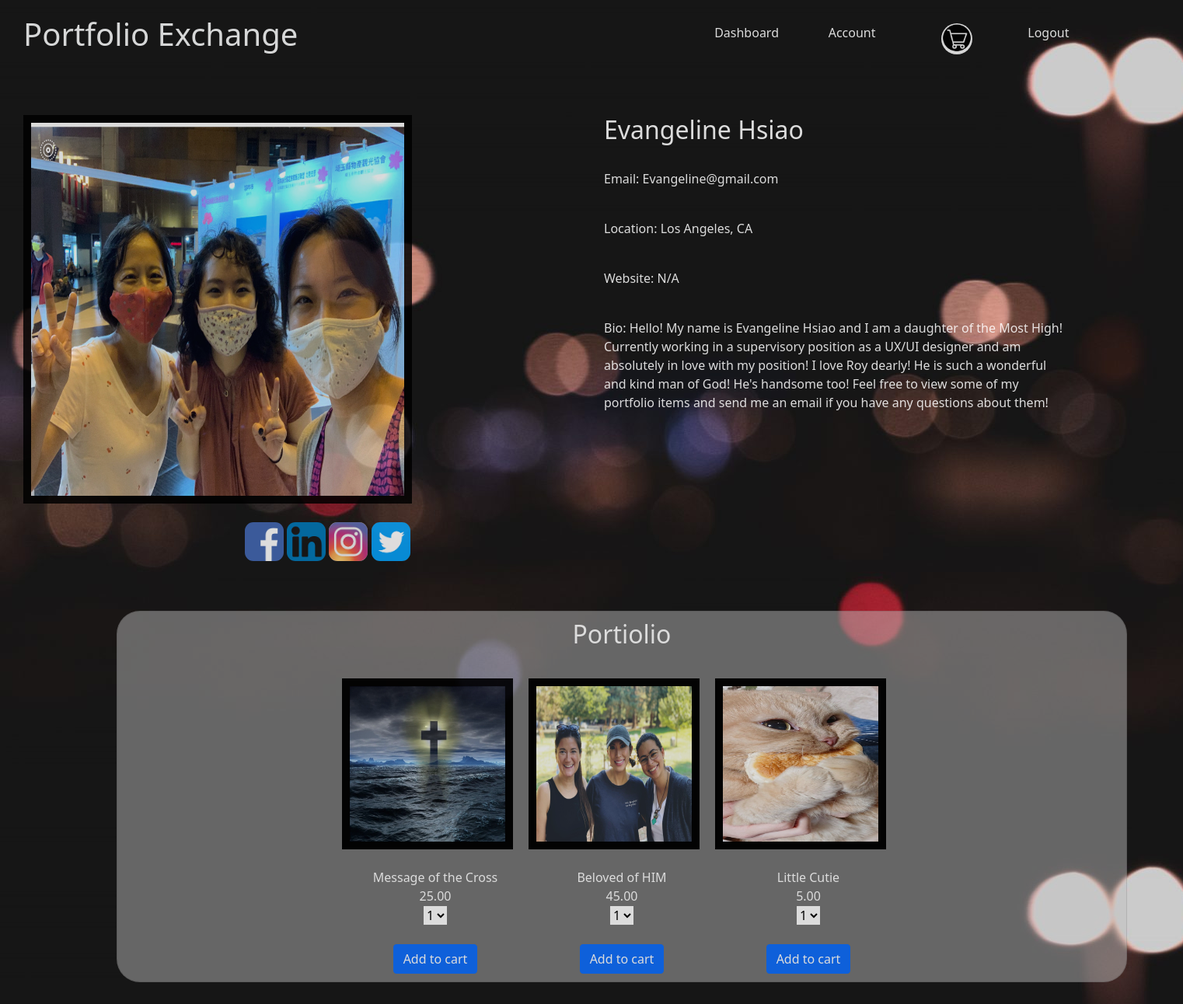
/user/contentcreator/10 (signed in), run on the app's committed database.
### Solo_Project_App/models.py (models this page shows)
class User(models.Model):
    first_name = models.TextField()
    last_name = models.TextField()
    profile_pic = models.ImageField(null=True, blank=True, upload_to="images/")
    city = models.TextField()
    state = models.CharField(max_length=2)
    email = models.EmailField()
    bio = models.TextField(default='Please update your bio!')
    website = models.TextField(blank = True, null=True)
    password = models.TextField()
    created_at = models.DateTimeField(auto_now_add=True)
    updated_at = models.DateTimeField(auto_now=True)
    objects = UserManager()

class Portfolio(models.Model):
    title = models.CharField(max_length=55)
    price = models.DecimalField(decimal_places=2, max_digits=5)
    portfolio_image = models.ImageField(null=True, blank=True, upload_to="images/")
    content_creator = models.ForeignKey(User, related_name="user_portfolio", on_delete = models.CASCADE)
    portfolio_item = models.ManyToManyField(User, related_name="all_portfolio_items")
    created_at = models.DateTimeField(auto_now_add=True)
    updated_at = models.DateTimeField(auto_now=True)
    objects = PortfolioManager()

### Solo_Project_App/views.py (the view)
# urls.py: path('user/contentcreator/<int:user_id>', views.content_creator),
def content_creator(request, user_id):
    if "user_id" not in request.session:
        return redirect('/')
    context = {
        "content_creator":User.objects.get(id=user_id),
        "user_portfolio":User.objects.get(id=user_id).user_portfolio.all(),
        "user_id": User.objects.get(id=request.session['user_id']),
        "user_media": User.objects.get(id=user_id).user_social_media
    }
    return render(request, "creator.html", context)

### Solo_Project_App/templates/creator.html (shortened to what this page needs)
<!DOCTYPE html>
<html lang="en">
    <head>
        <link href="https://cdn.jsdelivr.net/npm/bootstrap@5.0.0-beta3/dist/css/bootstrap.min.css" rel="stylesheet">
        {% load static %}
        <link rel="stylesheet" href="{% static 'css/creator.css' %}?{% now 'U' %}">
    </head>
    <body>
        <div id="wrapper">
            <div class="row">
                <div class="col-7">
                    <h1 class="text-light">Portfolio Exchange</h1>
                </div>
                <div class="col-1 d-flex justify-content-end">
                    <a href="/user/success">Dashboard</a>
                </div>
                <div class="col-1 d-flex justify-content-end">
                    <a href="/user/account/{{user_id.id}}">Account</a>
                </div>
                <div class="col-1 d-flex justify-content-end">
                    <a href="/user/viewcart"><img style="border-radius: 30px;" src="{% static 'images/shopping_cart.png' %}" width='40px' height='40px'></a>
                </div>
                <div class="col-1 d-flex justify-content-end">
                    <a href="/user/logout">Logout</a>
                </div>
            </div>
            <br><br><br>
            <div class="row">
                <div class="col">
                    <div id="profpic">
                        <img src="{{content_creator.profile_pic.url}}" width="500px" height="500px">
                    </div>
                    <br>
                    <div id="socm">
                        <a href="{{content_creator.user_id.facebook}}"><img style="border-radius: 11px;" src="{% static 'images/facebook_logo.png' %}" height="50px" width="50px"></a>
                        <a href=""><img style="border-radius: 11px;" src="{% static 'images/LinkedIn_logo.png' %}" height="50px" width="50px"></a>
                        <a href=""><img style="border-radius: 11px;" src="{% static 'images/Instagram_logo.png' %}" height="50px" width="50px"></a>
                        <a href=""><img style="border-radius: 11px;" src="{% static 'images/Twitter_logo.png' %}" height="50px" width="50px"></a>
                    </div>
                </div>
                <br>
                <div class="col">
                    <h2>{{content_creator.first_name}} {{content_creator.last_name}}</h2>
                    <br>
                    <p> Email: {{content_creator.email}}</p>
                    <br>
                    <p> Location: {{content_creator.city}}, {{content_creator.state}}</p>
                    <br>
                    <p> Website: {{content_creator.website}}</p>
                    <br>
                    <p id="pbio"> Bio: {{content_creator.bio}}</p>
                </div>
            </div>
            <br>
            <div class="card">
                <h2 id="portfolioheader">Portiolio</h2>
                <div id="c_user">
                    {% for portfolio in user_portfolio %}
                    <div class="c_img">
                        <div id="port_img">
                            <img src="{{portfolio.portfolio_image.url}}" width="200px" height="200px">
                        </div>
                        <br>
                        {{portfolio.title}}
                        <br>
                        {{portfolio.price}}
                        <br>
                        <form action="/user/addcart/{{content_creator.id}}" method="POST">
                            <select name="quantity_ordered">
                                <option value="1">1</option>
                            </select>
                            <br><br>
                            <input class="btn btn-primary" type="submit" value="Add to cart">
                        </form>
                    </div>
                    {% endfor %}
                </div>
            </div>
        </div>
    </body>
</html>

### Solo_Project_App/static/css/creator.css (style rules this page uses)
* { margin:0px; padding:0px; }
body { background-image: url('../images/blurrylights.jpg'); height: 1000px; width: 1500px; opacity: .85; background-attachment: fixed; }
p, h2 { color: white; }
#pbio { width:600px; }
#profpic > img { border: 10px solid black; }
#wrapper { padding-left: 30px; padding-top: 20px; padding-bottom: 40px; }
#socm { margin-left: 285px; }
.card { background-color:rgba(192, 192, 192, 0.555); width: 1300px; padding-left: 30px; padding-right: 30px; height: max-content; margin-left: 120px; border-radius: 30px; padding-top: 10px; padding-bottom: 20px; margin-top: 40px; }
#c_user { display: flex; height: 400px; padding: 30px; justify-content: center; text-align: center; color: white; }
.c_img { display: block; }
#port_img { border: solid 10px black; margin-right: 20px; }
#portfolioheader { text-align: center; }
a { text-decoration: none; color: white; margin-top: 10px; }

### data on the page
User: profile_pic (picture), first_name "Evangeline", last_name "Hsiao", email "Evangeline@gmail.com", city "Los Angeles", state "CA", website "N/A", bio "Hello! My name is Evangeline Hsiao and I am a daughter of the Most High! Currently working in a supervisory position as a UX/UI designer and am absolutely in love with my position! I love Roy dearly! He is such a wonderful and kind man of God! He's handsome too! Feel free to view some of my portfolio items and send me an email if you have any questions about them!"
Portfolio: portfolio_image (picture), title "Message of the Cross", price "25.00"
Portfolio: portfolio_image (picture), title "Beloved of HIM", price "45.00"
Portfolio: portfolio_image (picture), title "Little Cutie", price "5.00"
